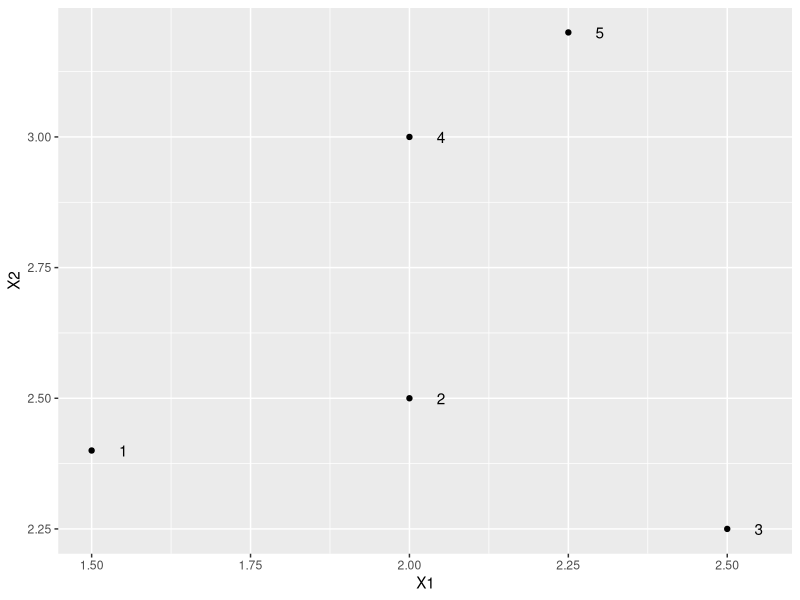
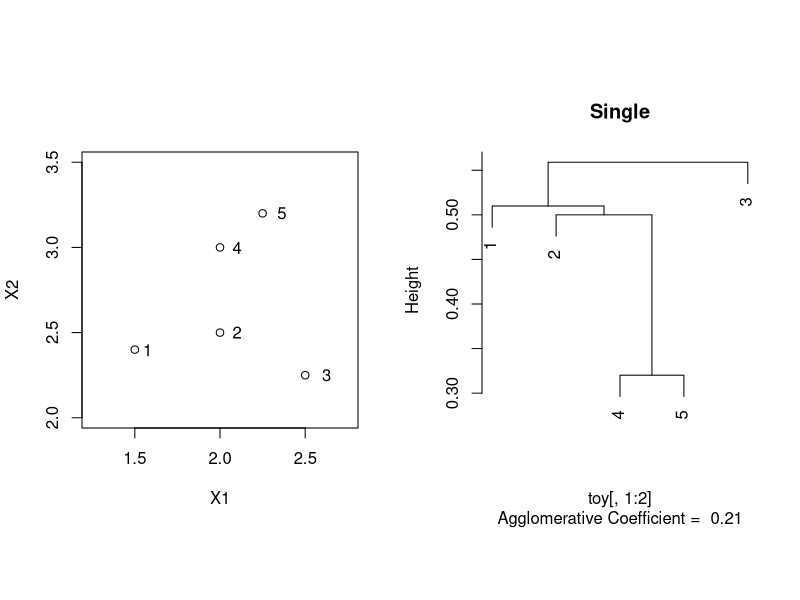
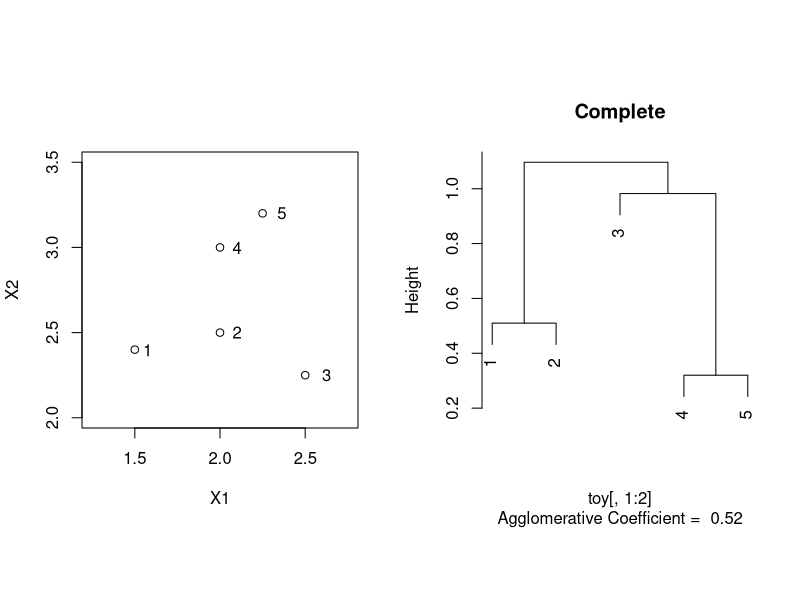
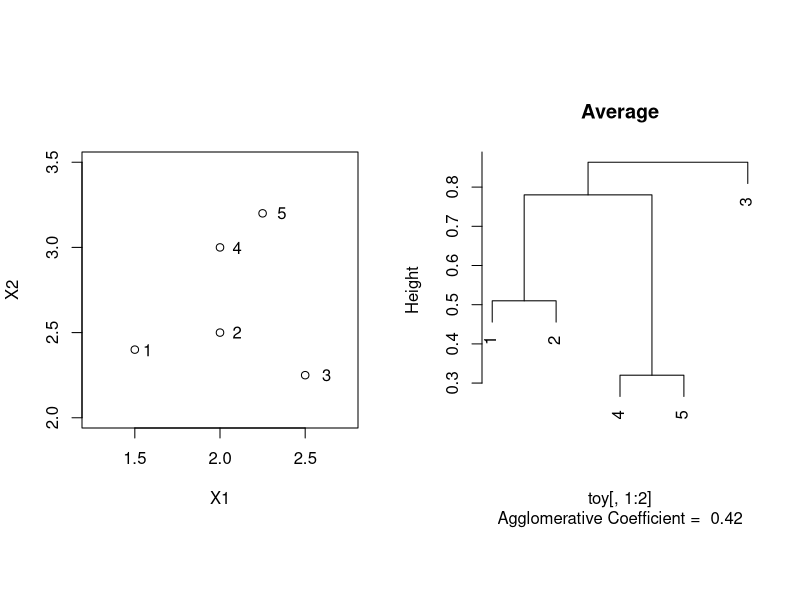

Source code (R) for these figures, in order:
## ---- chunk 1
toy <- data.frame(
  X1 = c(1.50,
         2.00,
         2.50,
         2.00,
         2.25),
  X2 = c(2.40,
         2.50,
         2.25,
         3.00,
         3.20),
  label = 1:5
  )

knitr::kable(toy)
## ---- chunk 2
library(cluster)
library(tidyverse)

toy %>%
  ggplot(aes(X1, X2, label = label)) +
  geom_point() +
  geom_text(nudge_x = .05)

toy[,1:2] %>% dist
## ---- chunk 3
toySingle <- agnes(toy[,1:2], method = "single")
par(mfrow=c(1,2),pty="s")
plot(X2 ~ X1, toy, xlim = c(1.25,2.75),ylim = c(2,3.5))
text(toy$X1*1.05,toy$X2,label=toy$label)
plot(toySingle, which.plot = 2, main = "Single")
toy[,1:2] %>% dist
## ---- chunk 4
toyComplete <- agnes(toy[,1:2], method = "complete")
par(mfrow=c(1,2),pty="s")
plot(X2 ~ X1, toy, xlim = c(1.25,2.75),ylim = c(2,3.5))
text(toy$X1*1.05,toy$X2,label=toy$label)
plot(toyComplete, which.plot = 2, main = "Complete")
toy[,1:2] %>% dist
## ---- chunk 5
toyAvg <- agnes(toy[,1:2], method = "average")
par(mfrow=c(1,2),pty="s")
plot(X2 ~ X1, toy, xlim = c(1.25,2.75),ylim = c(2,3.5))
text(toy$X1*1.05,toy$X2,label=toy$label)
plot(toyAvg, which.plot = 2, main = "Average")
toy[,1:2] %>% dist
